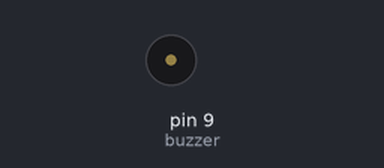
This sketch was run on a simulated Arduino Uno, built with avr-gcc and run on an emulated ATmega328P. On the bench: buzzer (waves = sounding).

Above: at 0.1 s.
At 33.1 s:
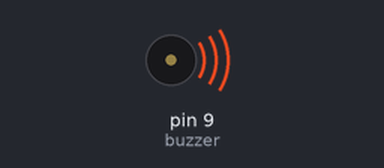
Timing chart, 0 to 40.0 s (numbered marks = the images above):
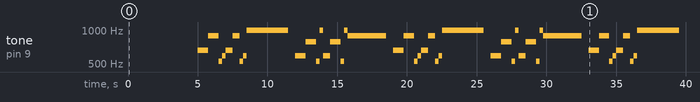

The sketch:

got.ino
```cpp
const int buzzer = 9;

typedef struct
{
    char note;
    int eighth;
    int duration;
} Note;

typedef struct
{
    int size_notes;
    Note *notes;
} Music;

Music m;

void note(int oitava, char nota);

void playMusic(Music m);

void setup()
{
    int eighth = 4;
    m.size_notes = 75;
    m.notes = (Note *)malloc(m.size_notes * sizeof(Note));

    m.notes[0] = m.notes[20] = m.notes[40] = (Note){'E', eighth, 750};
    m.notes[1] = m.notes[21] = m.notes[41] = (Note){'A', eighth, 750};
    m.notes[2] = m.notes[22] = m.notes[42] = (Note){'C', eighth, 250};
    m.notes[3] = m.notes[23] = m.notes[43] = (Note){'D', eighth, 250};
    m.notes[4] = m.notes[24] = m.notes[44] = (Note){'E', eighth, 500};
    m.notes[5] = m.notes[25] = m.notes[45] = (Note){'A', eighth, 500};
    m.notes[6] = m.notes[26] = m.notes[46] = (Note){'C', eighth, 250};
    m.notes[7] = m.notes[27] = m.notes[47] = (Note){'D', eighth, 250};
    m.notes[8] = m.notes[28] = m.notes[48] = (Note){'B', eighth, 3000};

    m.notes[9] = m.notes[29] = m.notes[49] = (Note){'0', eighth, 500};

    m.notes[10] = m.notes[30] = (Note){'D', eighth, 750};
    m.notes[11] = m.notes[31] = (Note){'G', eighth, 750};
    m.notes[12] = m.notes[32] = (Note){'C', eighth, 250};
    m.notes[13] = m.notes[33] = (Note){'B', eighth, 250};
    m.notes[14] = m.notes[34] = (Note){'D', eighth, 500};
    m.notes[15] = m.notes[35] = (Note){'G', eighth, 750};
    m.notes[16] = m.notes[36] = (Note){'C', eighth, 250};
    m.notes[17] = m.notes[37] = (Note){'B', eighth, 250};
    m.notes[18] = m.notes[38] = (Note){'A', eighth, 2750};

    m.notes[19] = m.notes[39] = (Note){'0', eighth, 500};

    m.notes[50] = (Note){'D', eighth, 750};
    m.notes[51] = (Note){'G', eighth, 750};
    m.notes[52] = (Note){'B', eighth, 500};
    m.notes[53] = (Note){'C', eighth, 250};
    m.notes[54] = (Note){'B', eighth, 500};
    m.notes[55] = (Note){'G', eighth, 250};
    m.notes[56] = (Note){'A', eighth, 3000};

    m.notes[57] = (Note){'0', eighth, 500};

    m.notes[58] = m.notes[67] = (Note){'A', eighth, 1500};
    m.notes[59] = m.notes[68] = (Note){'G', eighth, 1500};
    m.notes[60] = m.notes[69] = (Note){'F', eighth, 1500};
    m.notes[61] = m.notes[70] = (Note){'E', eighth, 1500};
    m.notes[62] = m.notes[71] = (Note){'A', eighth, 1500};
    m.notes[63] = m.notes[72] = (Note){'C', eighth, 750};
    m.notes[64] = m.notes[73] = (Note){'B', eighth, 750};
    m.notes[65] = (Note){'A', eighth, 3000};

    m.notes[66] = (Note){'0', eighth, 500};

    m.notes[74] = (Note){'A', eighth, 3250};

    pinMode(buzzer, OUTPUT);
}

void loop()
{
    delay(5000);
    playMusic(m);
}

void playMusic(Music m)
{
    int i;
    for (i = 0; i < m.size_notes; i++)
    {
        note(m.notes[i].eighth, m.notes[i].note);
        delay(m.notes[i].duration);
        noTone(buzzer);
    }
}

void note(int oitava, char nota)
{
    double freq, base;

    switch (nota)
    {
    case 'C':
        base = 33;
        break;
    case 'D':
        base = 37.026;
        break;
    case 'E':
        base = 41.58;
        break;
    case 'F':
        base = 44.055;
        break;
    case 'G':
        base = 49.434;
        break;
    case 'A':
        base = 55.506;
        break;
    case 'B':
        base = 62.304;
        break;
    default:
        noTone(buzzer);
        return;
    }
    freq = base * ((float)pow(2, oitava));

    tone(buzzer, freq);
}
```

got.c
```cpp
#include <Arduino.h>

const int buzzer = 9;

typedef struct
{
    char note;
    int eighth;
    int duration;
} Note;

typedef struct
{
    int size_notes;
    Note *notes;
} Music;

Music m;

void note(int oitava, char nota);

void playMusic(Music m);

void setup()
{
    int eighth = 4;
    m.size_notes = 75;
    m.notes = (Note *)malloc(m.size_notes * sizeof(Note));

    m.notes[0] = m.notes[20] = m.notes[40] = (Note){'E', eighth, 750};
    m.notes[1] = m.notes[21] = m.notes[41] = (Note){'A', eighth, 750};
    m.notes[2] = m.notes[22] = m.notes[42] = (Note){'C', eighth, 250};
    m.notes[3] = m.notes[23] = m.notes[43] = (Note){'D', eighth, 250};
    m.notes[4] = m.notes[24] = m.notes[44] = (Note){'E', eighth, 500};
    m.notes[5] = m.notes[25] = m.notes[45] = (Note){'A', eighth, 500};
    m.notes[6] = m.notes[26] = m.notes[46] = (Note){'C', eighth, 250};
    m.notes[7] = m.notes[27] = m.notes[47] = (Note){'D', eighth, 250};
    m.notes[8] = m.notes[28] = m.notes[48] = (Note){'B', eighth, 3000};

    m.notes[9] = m.notes[29] = m.notes[49] = (Note){'0', eighth, 500};

    m.notes[10] = m.notes[30] = (Note){'D', eighth, 750};
    m.notes[11] = m.notes[31] = (Note){'G', eighth, 750};
    m.notes[12] = m.notes[32] = (Note){'C', eighth, 250};
    m.notes[13] = m.notes[33] = (Note){'B', eighth, 250};
    m.notes[14] = m.notes[34] = (Note){'D', eighth, 500};
    m.notes[15] = m.notes[35] = (Note){'G', eighth, 750};
    m.notes[16] = m.notes[36] = (Note){'C', eighth, 250};
    m.notes[17] = m.notes[37] = (Note){'B', eighth, 250};
    m.notes[18] = m.notes[38] = (Note){'A', eighth, 2750};

    m.notes[19] = m.notes[39] = (Note){'0', eighth, 500};

    m.notes[50] = (Note){'D', eighth, 750};
    m.notes[51] = (Note){'G', eighth, 750};
    m.notes[52] = (Note){'B', eighth, 500};
    m.notes[53] = (Note){'C', eighth, 250};
    m.notes[54] = (Note){'B', eighth, 500};
    m.notes[55] = (Note){'G', eighth, 250};
    m.notes[56] = (Note){'A', eighth, 3000};

    m.notes[57] = (Note){'0', eighth, 500};

    m.notes[58] = m.notes[67] = (Note){'A', eighth, 1500};
    m.notes[59] = m.notes[68] = (Note){'G', eighth, 1500};
    m.notes[60] = m.notes[69] = (Note){'F', eighth, 1500};
    m.notes[61] = m.notes[70] = (Note){'E', eighth, 1500};
    m.notes[62] = m.notes[71] = (Note){'A', eighth, 1500};
    m.notes[63] = m.notes[72] = (Note){'C', eighth, 750};
    m.notes[64] = m.notes[73] = (Note){'B', eighth, 750};
    m.notes[65] = (Note){'A', eighth, 3000};

    m.notes[66] = (Note){'0', eighth, 500};

    m.notes[74] = (Note){'A', eighth, 3250};

    pinMode(buzzer, OUTPUT);
}

void loop()
{
    delay(5000);
    playMusic(m);
}

void playMusic(Music m)
{
    int i;
    for (i = 0; i < m.size_notes; i++)
    {
        note(m.notes[i].eighth, m.notes[i].note);
        delay(m.notes[i].duration);
        noTone(buzzer);
    }
}

void note(int oitava, char nota)
{
    double freq, base;

    switch (nota)
    {
    case 'C':
        base = 33;
        break;
    case 'D':
        base = 37.026;
        break;
    case 'E':
        base = 41.58;
        break;
    case 'F':
        base = 44.055;
        break;
    case 'G':
        base = 49.434;
        break;
    case 'A':
        base = 55.506;
        break;
    case 'B':
        base = 62.304;
        break;
    default:
        noTone(buzzer);
        return;
    }
    freq = base * ((float)pow(2, oitava));

    tone(buzzer, freq);
}
```
